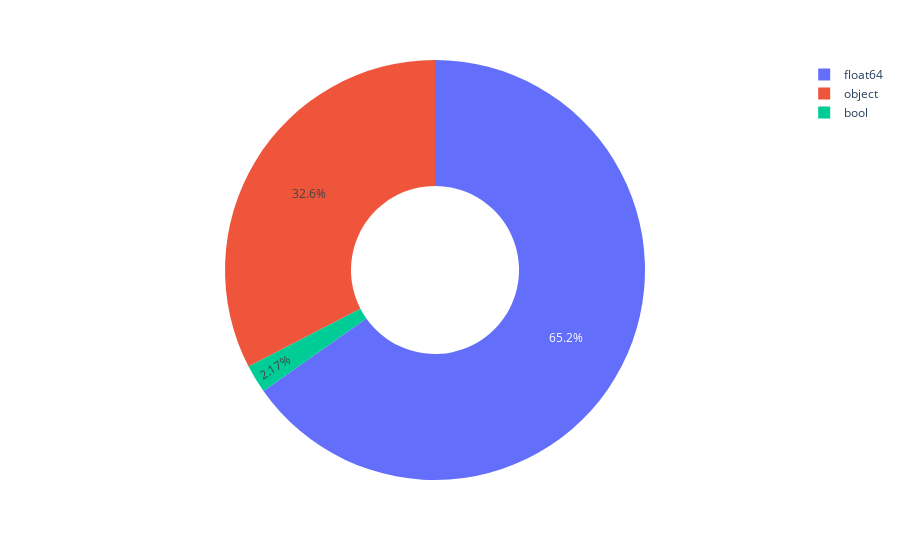

The notebook cell saved with this chart:
### Code cell
value_counts = df.dtypes.value_counts()
fig = px.pie(values=value_counts.values, names=value_counts.index.astype(str), hole=0.4, labels={'index': 'Data Type'})
fig.show()

### Figure 1 — Plotly figure (JSON) as saved in the notebook; plotly's stock layout.template omitted (floating-point values rounded to 4 significant figures)
{"data": [{"domain": {"x": [0, 1], "y": [0, 1]}, "hole": 0.4, "hovertemplate": "label=%{label}<br>value=%{value}<extra></extra>", "labels": ["float64", "object", "bool"], "legendgroup": "", "name": "", "showlegend": true, "type": "pie", "values": [30, 15, 1]}], "layout": {"legend": {"tracegroupgap": 0}, "margin": {"t": 60}}}
